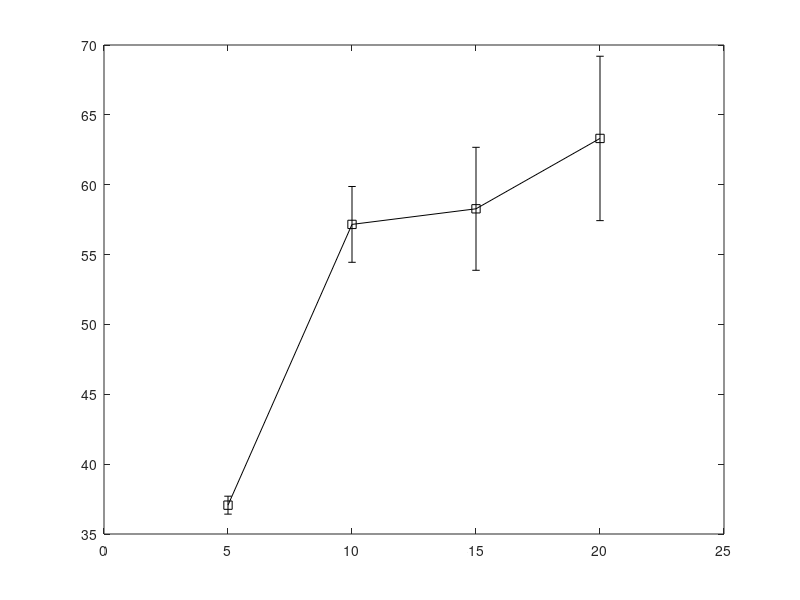

MATLAB code to generate this figure: (Note: this script raises an error after producing the figure.)
clear;
close all;

%x軸數值
x = 5:5:20;

%y軸數值
NSR_all_add = [37.08937806964733, 43.45256319989912, 52.06733252715022, 54.07365449523666];
NSR_all_std = [0.6406477518186819, 3.63350654750282, 5.338987030722771, 6.650684973662193];

NSDAR_all_add = [37.092134556392836, 49.99382538244006, 54.04246473494825, 67.1786390476809];
NSDAR_all_std = [0.640372805100482, 3.294513798196578, 5.3209412388124955, 6.994349913053474];

MOLSR_mean = [23.47, 40.7, 44, 46.32];
MOLSR_std = [0.33815101507536816, 7.519719499300302, 6.324022537634655, 6.363458295902697];

opti_add = [37.064448801677585, 57.1599953538034, 58.27648674257959, 63.31255249909224];
opti_std = [0.6420191900316506, 2.712689493556994, 4.400828242491721, 5.883049394252368];

%SOLSR_mean = [20.95576923076923, 32.795, 37.62134615384615, 39.830576923076926];
%SOLSR_std = [6.892462875831901, 10.200043733085792, 7.552582217515931, 7.181476011228414];

%將曲線圖上加上標準差並且重疊所有線
errorbar(x, opti_add, opti_std, 'k-s');hold on
errorbar(x, NSDAR_all_add, NSDAR_all_std, 'r-O');hold on
errorbar(x, NSR_all_add, NSR_all_std, 'g-*');hold on
errorbar(x, MOLSR_mean, MOLSR_std, 'b-^');
%errorbar(x, SOLSR_mean, SOLSR_std, 'm-p');

%限制軸的刻度
xlim([0 25]);ylim([0 100]);

%標示軸的單位(名稱)
xlabel('Bandwidth(Mbits/sec)');ylabel('Total Bandwidth(Mbits/sec)');

%標示曲線名稱
legend('Optimize', 'NSDAR-SDN', 'NSR-SDN', 'OLSR(Multi-band)')